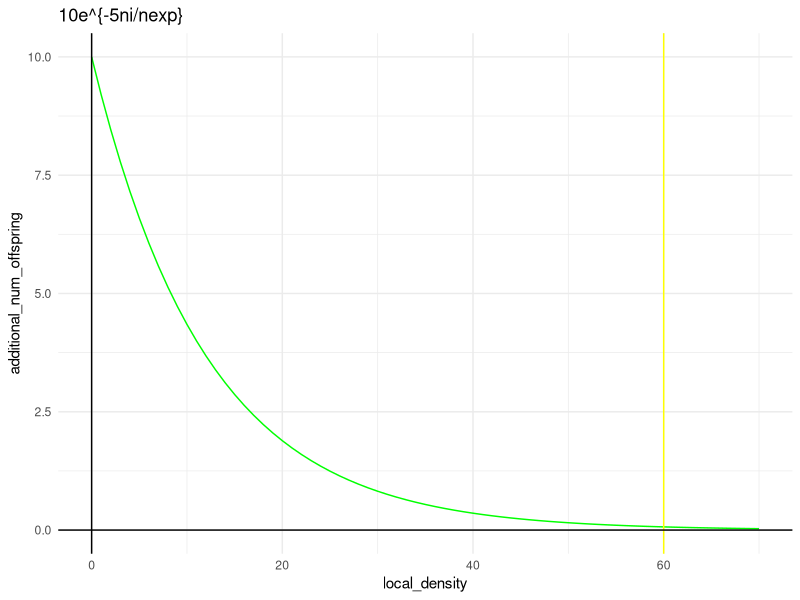

Source code (R):
## ---- chunk 1
knitr::opts_chunk$set(echo = TRUE)
## ---- chunk 2
additional_number_of_offspring = function(local_number, expected_number, max_addition, factor){
  sol = max_addition*exp((-factor*local_number)/expected_number)
  return(sol)
}
## ---- chunk 3
library(tidyverse)
decay_factor = 5
expected_number=60
max_addition=10

local_numbers = seq(0,70)
addition = rep(-1,length(local_numbers))

for (i in 1:length(local_numbers)){
  local = local_numbers[i]
  addition[i] = additional_number_of_offspring(local,expected_number,max_addition,decay_factor)
}
t = tibble(local_density = local_numbers, additional_num_offspring = addition)
g = ggplot(t,aes(x = local_density, y = additional_num_offspring)) + geom_line(color = "green")+theme_minimal() + geom_vline(xintercept = expected_number, color = "yellow") + geom_vline(xintercept = 0) + geom_hline(yintercept = 0) + ggtitle(paste0(max_addition,"e^{-",decay_factor,"ni/nexp}"))
print(g)
